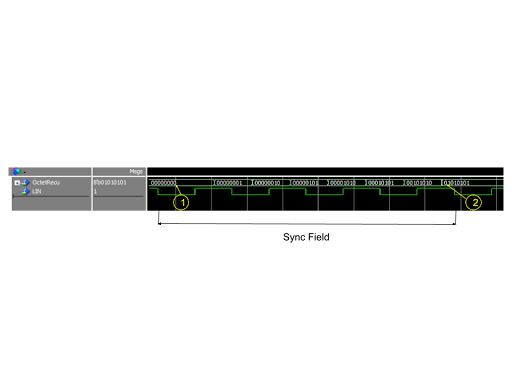
#> input picture RapportFinal/images/Simulation/Simu-3.png, 512 x 384 px, found by its file name
$ python rezize_png.py
#> lines starting #> are read from the running program, lines starting #| are printed output that depends on the picture
from PIL import Image

def autocrop_nonblack(input_path, output_path, resize_width=None):
    # Load image
#> called with resize_width = 1200
    img = Image.open(input_path).convert("RGB")
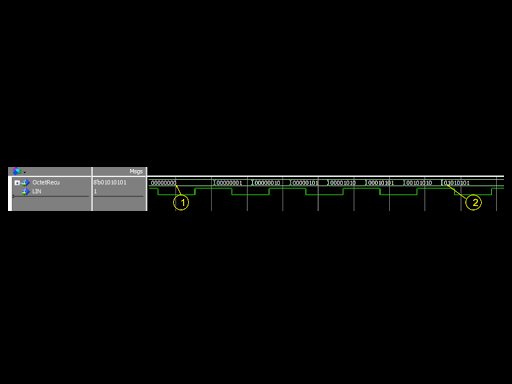
#> img: PIL image 512x384 RGB; mean R, G, B 6.1, 6.6, 6
    pixels = img.load()

    width, height = img.size
#> width = 512; height = 384

    # Find bounding box of all non-black pixels
    min_x, min_y = width, height
#> min_x = 512; min_y = 384
    max_x, max_y = 0, 0

    for y in range(height):
        for x in range(width):
            r, g, b = pixels[x, y]
            # consider pixel important if not nearly black
            if r > 10 or g > 10 or b > 10:
                min_x = min(min_x, x)
                max_x = max(max_x, x)
                min_y = min(min_y, y)
                max_y = max(max_y, y)

    # Crop to bounding box
    cropped = img.crop((min_x, min_y, max_x, max_y))
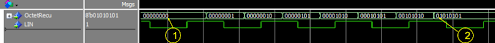
#> cropped: PIL image 495x43 RGB; mean R, G, B 55.6, 60.1, 54.4

    # Resize if needed
    if resize_width:
        ratio = resize_width / cropped.width
#> ratio = 2.42
        new_height = int(cropped.height * ratio)
#> new_height = 104
        cropped = cropped.resize((resize_width, new_height), Image.LANCZOS)
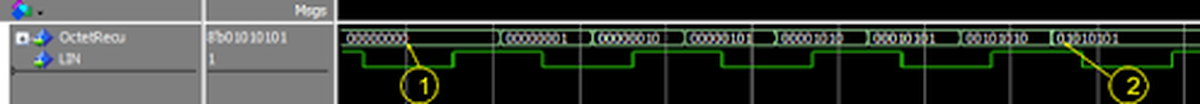
#> cropped: PIL image 1200x104 RGB; mean R, G, B 56.5, 61.3, 55.2

    cropped.save(output_path)
    print("Image recadrée enregistrée :", output_path)


# Exemple d’utilisation
autocrop_nonblack(
    "/home/user/Documents/Polytech/ETN4/CCN/Rapport_CNN/RapportFinal/images/Simulation/Simu-3.png",
    "/home/user/Documents/Polytech/ETN4/CCN/Rapport_CNN/RapportFinal/images/Simulation/Simu-3-Rezize.png",
    resize_width=1200  # mettre None si tu veux juste crop
)

$ run again, with RapportFinal/images/Simulation/Simu-2.png copied over RapportFinal/images/Simulation/Simu-3.png
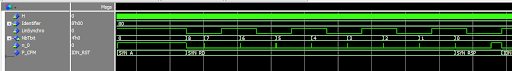
#> input picture RapportFinal/images/Simulation/Simu-2.png, 512 x 71 px, found by its file name
#> in autocrop_nonblack, img is the input picture: PIL image 512x71 RGB; mean R, G, B 59.4, 80.2, 57
#> in autocrop_nonblack, `cropped = img.crop((min_x, min_y, max_x, max_y))`:
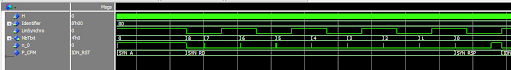
#> cropped: PIL image 511x70 RGB; mean R, G, B 59.9, 80.9, 57.4
#> in autocrop_nonblack, `cropped = cropped.resize((resize_width, new_height), Image.LANCZOS)`:
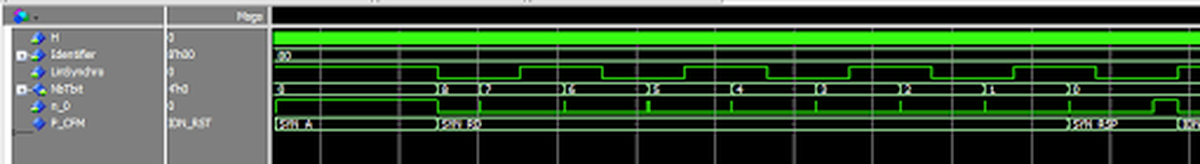
#> cropped: PIL image 1200x164 RGB; mean R, G, B 61.3, 82.4, 58.8

$ run again, with RapportFinal/images/Simulation/Simu-6.png copied over RapportFinal/images/Simulation/Simu-3.png
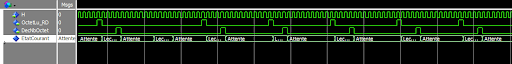
#> input picture RapportFinal/images/Simulation/Simu-6.png, 512 x 64 px, found by its file name
#> in autocrop_nonblack, img is the input picture: PIL image 512x64 RGB; mean R, G, B 39.2, 53.2, 37.5
#> in autocrop_nonblack, `cropped = img.crop((min_x, min_y, max_x, max_y))`:
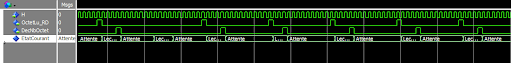
#> cropped: PIL image 511x63 RGB; mean R, G, B 39.6, 53.7, 37.8
#> in autocrop_nonblack, `cropped = cropped.resize((resize_width, new_height), Image.LANCZOS)`:
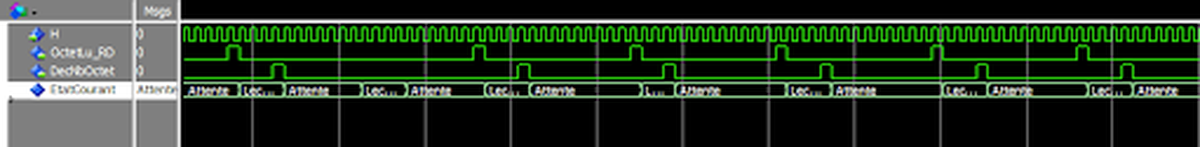
#> cropped: PIL image 1200x147 RGB; mean R, G, B 40.6, 55.6, 38.7
